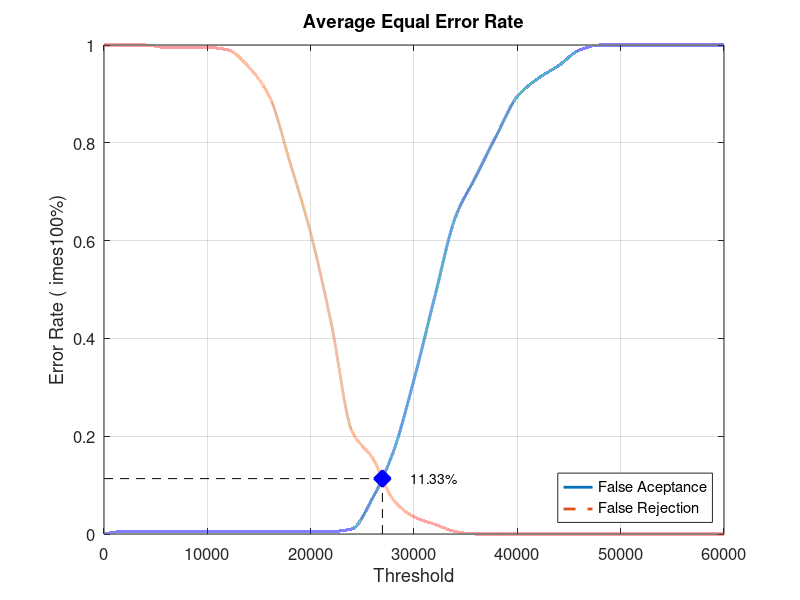
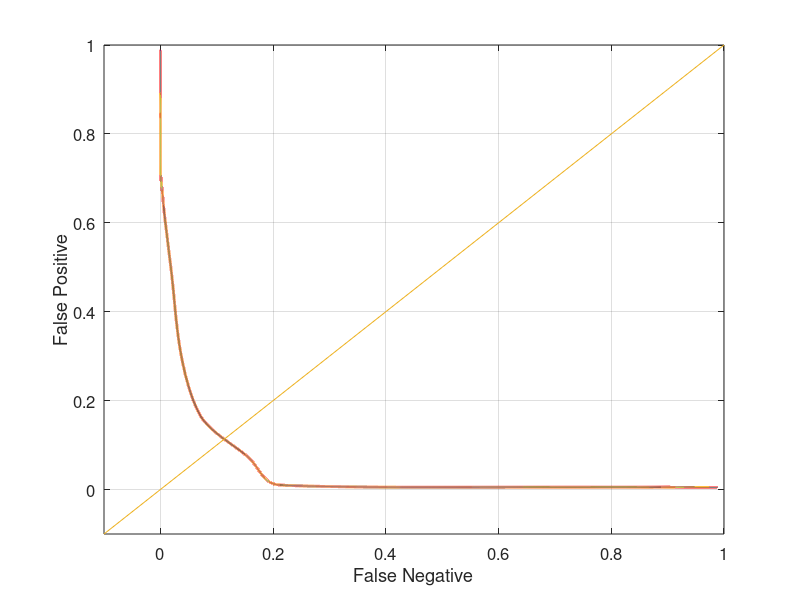

These figures' MATLAB source, in order:
close all;
clear;
clc;
x = 0:2000:60000;
xq = 0:0.5:60000;

y0 = [0 0.00526316 0.00526316 0.00526316 0.00526316 0.00526316 0.00526316 0.00526316 0.00526316 0.00526316 0.00526316 0.00526316 0.0105263 0.0736842 0.168421 0.315789 0.484211 0.647368 0.731579 0.815789 0.894737 0.931579 0.957895 0.989474 1 1 1 1 1 1 1]
yy0 = interp1(x, y0, xq, 'pchip');
y1 = [1 1 1 0.995 0.995 0.995 0.99 0.955 0.895 0.76 0.615 0.43 0.21 0.155 0.07 0.035 0.02 0.005 0 0 0 0 0 0 0 0 0 0 0 0 0]
yy1 = interp1(x, y1, xq, 'pchip');

% Calculating EER: 
y2 = abs(y0 - y1);
find(y2 == min(y2))
yy2 = abs(yy0 - yy1);
xEER = find(yy2 == min(yy2));
xEERIndex = xq(xEER) % X-axis EER
yEER = yy0(xEER) % Y-axis EER

main = figure
plot(xq, yy0,'-','LineWidth', 2);	hold on
plot(xq, yy1,'--','LineWidth', 2);	hold on
plot([xEERIndex xEERIndex], [0 yEER], 'k--');	hold on
plot([0 xEERIndex], [yEER yEER], 'k--');	hold on
plot(xEERIndex, yEER, 'bx', 'LineWidth', 10);	hold on
text(xEERIndex + 10 * xEERIndex / 100, yEER, [num2str(round((10000 * yEER)) / 100) '%'])
legend('False Aceptance', 'False Rejection', 'Location', 'SouthEast')
xlabel('Threshold')
ylabel('Error Rate (	imes100%)')
title('Average Equal Error Rate')
set(gca, 'FontSize', 12)
axis([0 60000 0 1])
grid on

print(main, 'Database1_2Main', '-dpng');
FNRxFPR = figure('Color', [1 1 1]);
plot(yy1, yy0, '-', yy1, yy0, 'LineWidth', 2);
hold on
y = -0.1:0.1:1
plot(y, y); 
set(gca, 'FontSize', 12)
xlabel('False Negative')
ylabel('False Positive')
axis([-0.1 1 -0.1 1])
set(gca, 'FontSize', 12)
grid on

print(FNRxFPR, 'Database1_2FNRxFPR','-dpng');
